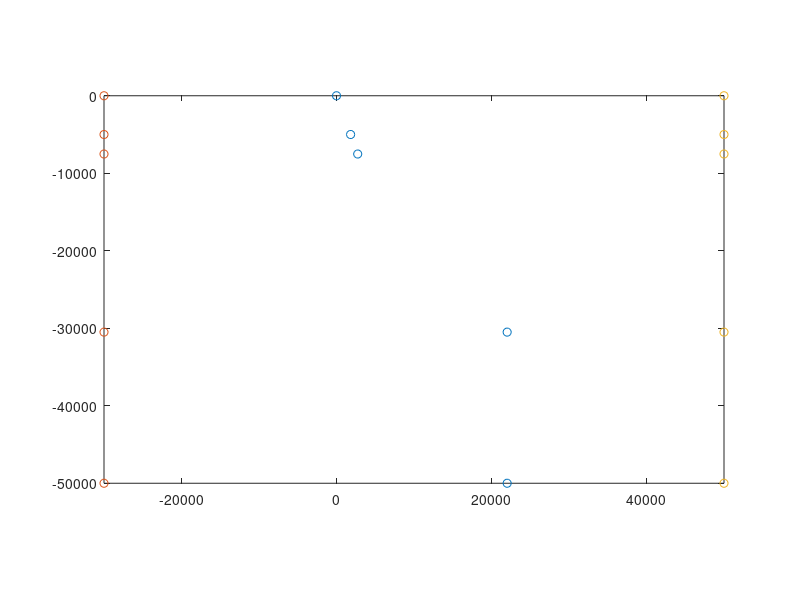

Source code (MATLAB): (Note: this script raises an error after producing the figure.)
% MESH2D_EXAMPLE1	Mesh for a shallow layer over half-space with dipping fault
%
% Shallow low velocity layer, thickness = 5 km
% The fault intersects the free surface at (0,0)
% It has two segments:
%   Shallow segment :  dip 70 degrees   length 8 km
%   Deep segment    :  dip 50 degrees   length 30 km
%

%-- you can modify the following parameters:

LAYER_DEPTH = 5e3; 		% thickness of shallow layer
BOX = [-30e3 50e3 -50e3 0]; 	% domain limits [xmin xmax zmin zmax]
h = 500;			% element size along fault (approximate)
%h = 1000;			% element size along fault (approximate)
%h = 2000;			% element size along fault (approximate)

% fault geometry parameters
dip1 = 70*pi/180;
dip3 = 50*pi/180;
L1 = 8e3;
L2 = 30e3;
DYNFLT = 1;	% 1 = dynamic fault (split nodes), 0 = fault is welded (no split nodes)

%-- you shouldn't need to modify the remainder

% points on the fault
p1 = [0 0];
p3 = p1 + [cos(dip1) -sin(dip1)]*L1;
p2 = [p3(1)+(p1(1)-p3(1))*(-LAYER_DEPTH-p3(2))/(p1(2)-p3(2)), -LAYER_DEPTH]; % fault/layer intersection
p4 = p3 + [cos(dip3) -sin(dip3)]*L2;
p5 = [p4(1) BOX(3)];
fault = [p5; p4; p3; p2; p1];

% points on the left boundary
left = [[BOX(1) BOX(3)]; ...
       [BOX(1) p4(2)]; ...
       [BOX(1) p3(2)]; ...
       [BOX(1) -LAYER_DEPTH]; ...
       [BOX(1) BOX(4)]];

% points on the right boundary
right = [[BOX(2) BOX(3)]; ...
       [BOX(2) p4(2)]; ...
       [BOX(2) p3(2)]; ...
       [BOX(2) -LAYER_DEPTH]; ...
       [BOX(2) BOX(4)]];

figure(1)
clf
plot( fault(:,1),fault(:,2),'o', left(:,1),left(:,2),'o', right(:,1),right(:,2),'o' )
axis equal
axis(BOX)

% number of elements along x :
% such that horizontal element size at mid fault depth = h
NELX(1) = ceil(abs((p1(1)+p4(1))/2-BOX(1))/h);	% in the left side
NELX(2) = ceil(abs(BOX(2)-(p1(1)+p4(1))/2)/h);	% in the right side

% number of elements along z :
NELZ(4) = ceil(LAYER_DEPTH/sin(dip1)/h);	% in the shallow layer
NELZ(3) = ceil((L1-LAYER_DEPTH/sin(dip1))/h);	% from bottom of shallow layer to fault kink
NELZ(2) = ceil(L2/h);				% from fault kink to fault end
NELZ(1) = ceil((p4(2)-p5(2))/h);		% from fault end to bottom of domain


%-- mesh the block on the left side of the fault

% Define the 4 boundaries:
curves{1} = sample_segments([[BOX(1) BOX(3)]; p5],NELX(1)); 	% bottom 
curves{2} = sample_segments(fault,NELZ);		 	% right 
curves{3} = sample_segments([[BOX(1) BOX(4)]; p1],NELX(1)); 	% top 
curves{4} = sample_segments(left,NELZ); 			% left 

% Generate the mesh
domain(1) = mesh2d_tfi(curves,4);

% tag the shallow layer
e = [sum(NELZ(1:3))*NELX(1)+1 : sum(NELZ)*NELX(1)];
domain(1).etag(e) = 2;

% tag the elements close to the fault
if DYNFLT
  e = [ NELZ(1) : sum(NELZ(1:3)) ] *NELX(1);
  domain(1).etag(e) = 3;
  e = [ sum(NELZ(1:3))+1 : sum(NELZ) ] *NELX(1);
  domain(1).etag(e) = 4;
end

%-- mesh the block on the right side of the fault

% Define the 4 boundaries:
curves{4} = curves{2}; 						% left 
curves{1} = sample_segments([p5; [BOX(2) BOX(3)]],NELX(2)); 	% bottom 
curves{2} = sample_segments(right,NELZ); 			% right 
curves{3} = sample_segments([p1; [BOX(2) BOX(4)]],NELX(2)); 	% top 

% Generate the mesh
domain(2) = mesh2d_tfi(curves,4);

% tag the shallow layer
e = [sum(NELZ(1:3))*NELX(2)+1 : sum(NELZ)*NELX(2)];
domain(2).etag(e) = 2;

% tag the elements close to the fault
if DYNFLT
  e = 1+ [ NELZ(1)-1 : sum(NELZ(1:3))-1 ] *NELX(2);
  domain(2).etag(e) = 3;
  e = 1+ [ sum(NELZ(1:3)) : sum(NELZ)-1 ] *NELX(2);
  domain(2).etag(e) = 4;
end

%-- plot the two meshes
mesh2d_plot(domain,1)

%-- merge the two domains into a single mesh
if DYNFLT
  mtab = [ [-1; -5; -3; -4], [-1; -2; -3; -6] ];
else
  mtab = [ [-1; 2; -3; -4], [-1; -2; -3; 1] ];
end
mesh = mesh2d_merge(domain,mtab)
figure(2)
clf
mesh2d_plot(mesh,2)

%-- export the mesh file
mesh2d_write(mesh,'ex1');
